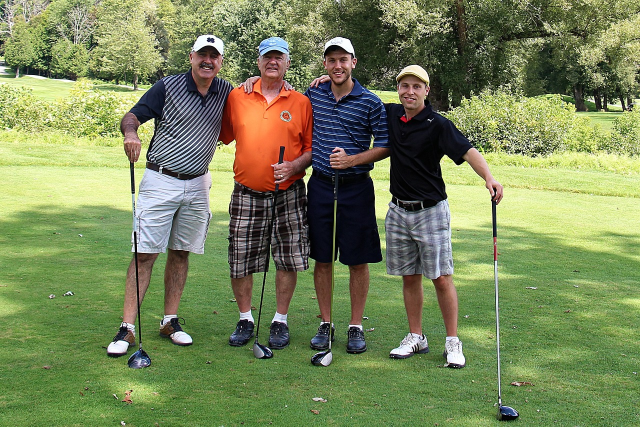
#> input picture 7. 이미지에서 얼굴 인식하여 모자이크 처리하기 (OpenCV)/예제1.jpg, 1280 x 853 px (shown at 1/2 size)
$ python main23-1.py
#> lines starting #> are read from the running program, lines starting #| are printed output that depends on the picture; after the words box and inside, x2 and y2 are one past the last pixel; in counts of white or black regions, pixels touching at a corner belong together
import cv2.data
import numpy as np
import cv2

face_cascade = cv2.CascadeClassifier(cv2.data.haarcascades + 'haarcascade_frontalface_default.xml')
eye_cascade = cv2.CascadeClassifier(cv2.data.haarcascades + 'haarcascade_eye.xml')

ff = np.fromfile(r'23. 사진에서 얼굴만 찾아 모자이크처리 (OpenCV)\예제1.jpg', np.uint8)
img = cv2.imdecode(ff, cv2.IMREAD_UNCHANGED)
#> img is the input picture: shape (853, 1280, 3); mean B, G, R 89.4, 132.8, 120.7
img = cv2.resize(img, dsize=(0, 0), fx=1.0, fy=1.0, interpolation=cv2.INTER_CUBIC)

gray = cv2.cvtColor(img, cv2.COLOR_BGR2GRAY)
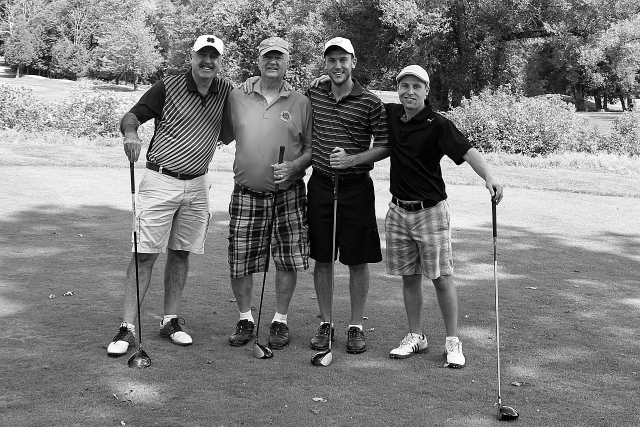
#> gray: shape (853, 1280) (shown at 1/2 size); min 0, max 255, mean 124.2

faces = face_cascade.detectMultiScale(gray, 1.2,5)
#> faces = [[385, 89, 61, 61], [647, 101, 58, 58], [790, 151, 61, 61]]
for (x,y,w,h) in faces:
    cv2.rectangle(img, (x,y), (x+w, y+h), (255,0,0),2)

    roi_gray = gray[y:y+h, x:x+w]
    roi_color = img[y:y+h, x:x+w]
    eyes = eye_cascade.detectMultiScale(roi_gray)
    for (ex, ey, ew, eh) in eyes:
        cv2.rectangle(roi_color, (ex,ey), (ex+ew, ey+eh),(0,255,0),2)
#> this loop made 3 passes
#> (x, y, w, h, eyes) on passes 2 to 3: (647, 101, 58, 58, [[6, 9, 22, 22]]), (790, 151, 61, 61, [[30, 10, 23, 23]])
#> pass 1, `roi_gray = gray[y:y+h, x:x+w]`:
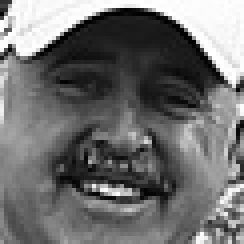
#> roi_gray: shape (61, 61) (shown 4 times larger); min 0, max 255, mean 111
#> pass 1, `roi_color = img[y:y+h, x:x+w]`:
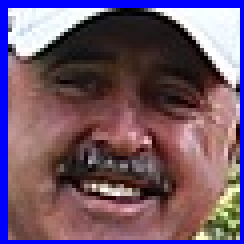
#> roi_color: shape (61, 61, 3) (shown 4 times larger); mean B, G, R 107.3, 86.5, 112.1
#> pass 2, `roi_color = img[y:y+h, x:x+w]`:
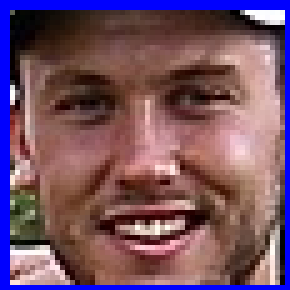
#> roi_color: shape (58, 58, 3) (shown 5 times larger); mean B, G, R 100.7, 81.8, 116
#> after the loop:
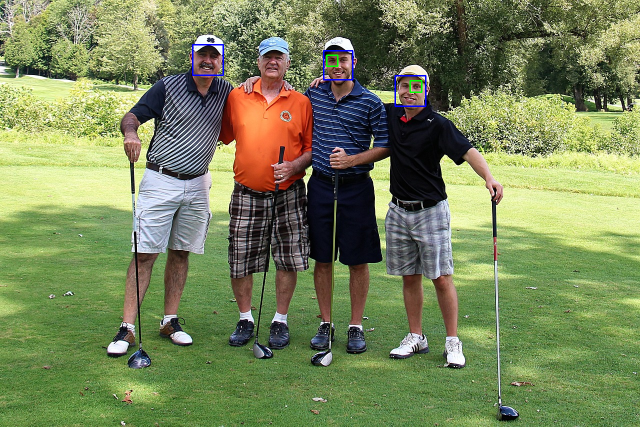
#> img: shape (853, 1280, 3) (shown at 1/2 size); 0.25% of pixels changed, all inside (x1, y1, x2, y2) = (384, 88, 853, 214)
#> after the loop:
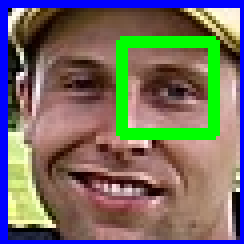
#> roi_color: shape (61, 61, 3) (shown 4 times larger); mean B, G, R 100.4, 108, 115.9
#> after the loop:
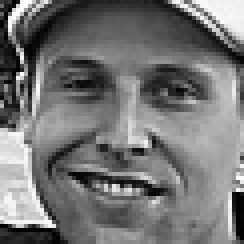
#> roi_gray: shape (61, 61) (shown 4 times larger); min 0, max 253, mean 116.1

cv2.imshow('face find', img)
cv2.waitKey(0)
cv2.destroyAllWindows()
